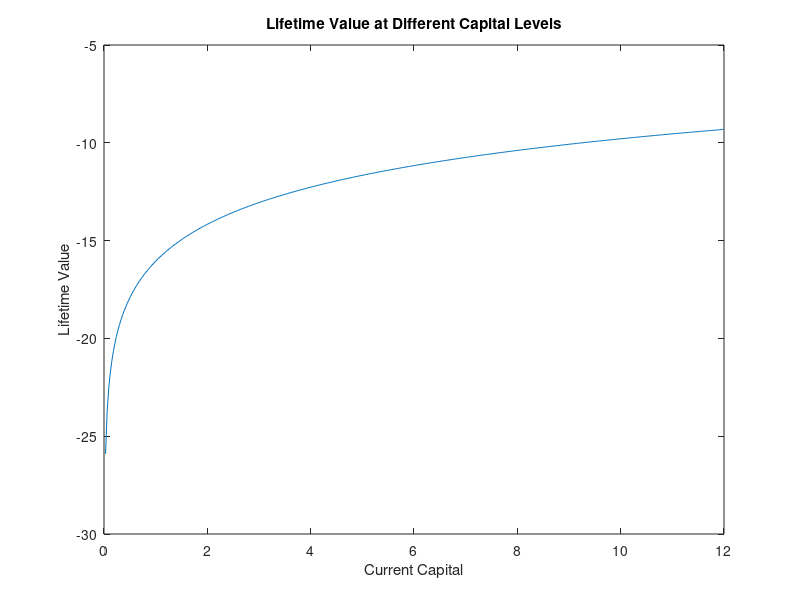
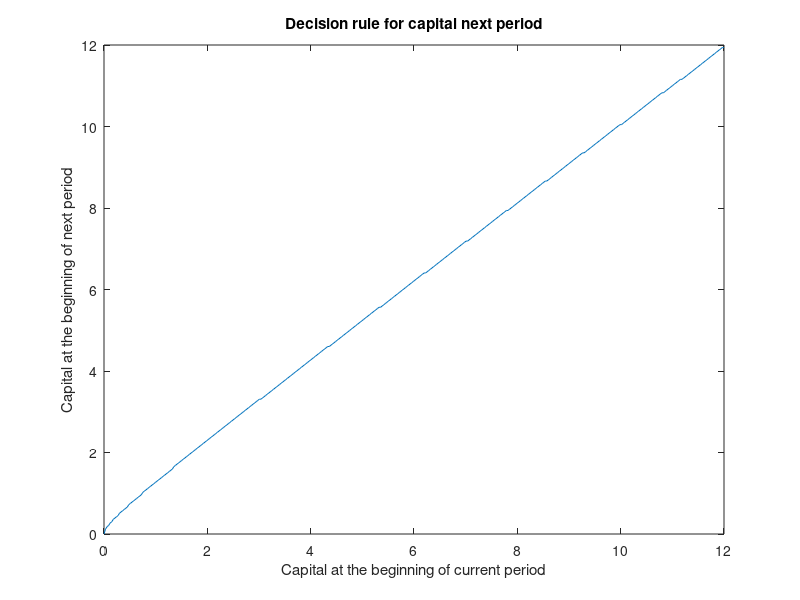
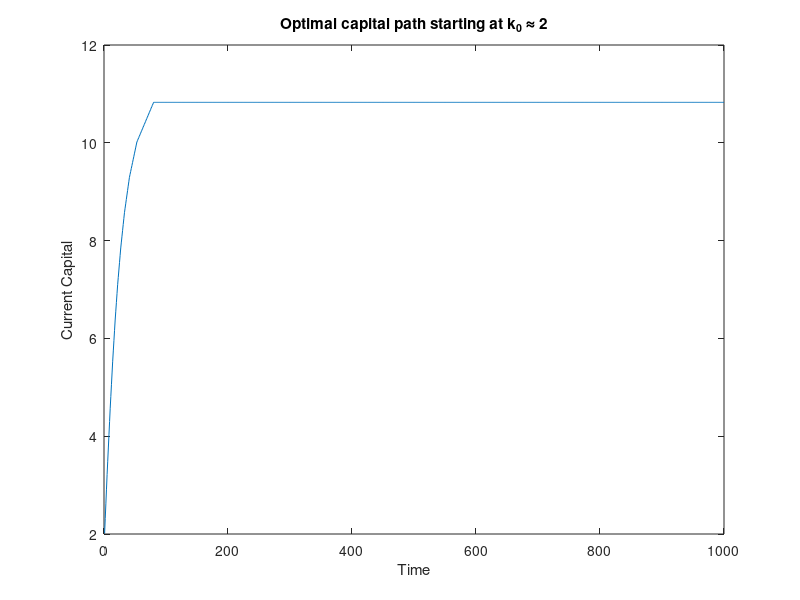

These figures' MATLAB source, in order: (Note: this script raises an error after producing the figures.)
%% Problem Set 2

% Nurfatima Jandarova

clear all
clc

%% Exercise 1.3

% Parameters
betta = 0.95;       % time preference parameter
deltta = 0.025;     % depreciation rate
alphha = 0.36;      % capital share
rhho = 2;           % degree of relative risk aversion
k0 = 2;             % starting level of capital
N = 400;            % number of capital grid-points
tolv = 1e-6;        % tolerance for value function iteration
T = 1000;           % number of time periods to plot capital path

% capital grid
k_grid = linspace(0, 6*k0, N);

% flow utility matrix
c = (k_grid.^alphha + (1-deltta)*k_grid)'*ones(1, N) - ones(N, 1)*k_grid;
c(c<=0) = NaN;
u = (c.^(1-rhho))./(1-rhho);

% Initialize the value function
V_0 = zeros(1,N);
V_1 = zeros(1,N);

% Value Function iteration
err = 1;

while err > tolv
    % Computes all possible value functions for each value of initial capital
    W = u + betta * kron(ones(N, 1), V_0);
    % Finds the maximal value function for each values of initial capital
    [V_1, k_idx] = max(W, [], 2);
    V_1 = V_1';
    err = max(abs(V_0-V_1));
    % Update the guess
    V_0 = V_1;
end

% Plotting the results
% Value function
figure(1)
plot(k_grid, V_1)
xlabel('Current Capital')
ylabel('Lifetime Value')
title('Lifetime Value at Different Capital Levels')

%Decision rule
figure(2)
plot(k_grid, k_grid(k_idx))
xlabel('Capital at the beginning of current period')
ylabel('Capital at the beginning of next period')
title('Decision rule for capital next period')

%%% Optimal path for capital starting at k0 = 2
% find capital grid point closest to k0
[~,idx] = min(abs(k_grid-k0));
% initialize variable for the capital path (should hit 0 in period T+1)
k_path = zeros(1,T);
% "walk" the path using optimal index
% we start by filling the path with indices and then transforming
% those to levels that can be plotted
k_path(1) = idx; % start of at k0
for i = 2:T
  k_path(i) = k_idx(k_path(i-1)); % use optimal capital choice from VFI
  % k_path(i-1) denotes the current position on the capital grid
end
% transform into capital levels
k_path = k_grid(k_path);

%%% Plotting optimal capital path
figure(3)
plot(1:T,k_path)
xlabel('Time')
ylabel('Current Capital')
title('Optimal capital path starting at k_0 \approx 2')

%% Exercise 2.2

% clear all

% Assumptions
rhho = 0.8;         % persistence of productivity shock
sigmma = 0.06;      % se of the error term in AR(1)
S = 5;              % number of points in the Markov chain
m = 2;              % width of Markov process
mmu = 0;            % mean of Markov process
alphha = 1/3;      % capital share
betta = 0.99;       % time preference parameter
deltta = 0.025;     % capital depreciation rate
tolv = 1e-7;        % tolerance for value function iteration
N = 100;            % number of capital grid-points
k0 = 2;             % starting level of capital
T = 200;            % time period for simulation
a0 = 1;             % starting level of productivity
kmax = 2*k_ss;          % upper bound for capital grid

%%% Generate the Markov Transition Matrix
[Z,Zprob] = tauchen(S,mmu,rhho,sigmma,m);

% Capital grid
k_grid = linspace(0, kmax, N);

% Initialize the value function
V_0 = zeros(S,N);
V_1 = zeros(S,N);

% Value Function iteration
err = 1;
U = log(max((kron((k_grid.^alphha)',exp(Z)) + ...
    kron((1 - deltta)*k_grid', ones(S,1)))*ones(1,N) -...
    ones(S*N,1)*k_grid,0));

while err > tolv
    W = U + betta*kron(ones(N,1),Zprob*V_0);
    [V_aux, k_aux] = max(W, [], 2);
    V_1 = reshape(V_aux, S, N);
    k_idx = reshape(k_aux, S, N);
    err = max(max(abs(V_0-V_1)));
    V_0 = V_1;
    disp(['Current error value: ', num2str(err)])
end

figure(4)
plot(k_grid, k_grid(k_idx(1,:)), 'b-', k_grid, k_grid(k_idx(5,:)), 'r-', ...
    k_grid, k_grid, 'k--')
xlabel('Capital at the beginning of current period')
ylabel('Capital at the beginning of next period')
title('Decision rule for capital next period')
legend('ln(a) = -0.2', 'ln(a) = 0.2', '45 degree line', 'Location', 'Best')

figure(5)
plot(1:N, V_1(1,:), 1:N, V_1(2,:), 1:N, V_1(3,:), 1:N, V_1(4,:), 1:N, V_1(5,:))
xlabel('Current Capital')
ylabel('Lifetime Value')
title('Lifetime Value at Different Capital Levels')
legend('ln(a) = -0.2', 'ln(a) = -0.1', 'ln(a) = 0.0', ...
    'ln(a) = 0.1', 'ln(a) = 0.2', 'Location', 'Best')

%% Exercise 2.2.3
%%% Simulate a Markov Chain (starting at z0=0)
% we start out with indices and then transform them into levels
mc     = zeros(1,T);
a_id = zeros(1,T);
[~,a0_id] = min(abs(Z - log(a0)));
a_id(1)  = a0_id; % fix starting point (corresponds to z0=1 - need to change
% depending on the number of states!)
% generate T random numbers on (0,1)
y = rand(1,T);

for i = 2:T
  x = y(i); % uniform random number on (0,1)
  % we move to the LOWEST state q out of (1,...,N) such that the
  % CUMULATIVE probabilities in the relevant row of the transition matrix
  % are STRICTLY above the drawn random number
  cumu_p = cumsum(Zprob(a_id(i-1),:)); % cumulative probabilities
  % pick lowest index such that the cumulative sum up to this index is
  % strictly greater than x
  diff = 0;
  j = 0 ; % start with the first index
  while diff <= 0
    j = j + 1;
    trial = cumu_p(j); % exit loop as soon as the cumulative sum up to the
    % current index exceeds x
    diff = trial - x;
  end
  % once the above loop exits, we have found our next step in the markov chain
  a_id(i) = j;
end
% transform the index chain into the actual markov chain (in levels)
% s is the vector of states
mc = Z(a_id);

%%% Plot the markov chain
figure(6)
plot(1:T,mc)
xlabel('Time')
ylabel('Current State')
title('Simulated Markov Chain with 3 States')

%%% Optimal path for capital starting at k0 = 2, a0 = 2;
% find capital grid point closest to k0
[~,k0_id] = min(abs(k_grid-k0));

% initialize variable for the capital path (should hit 0 in period T+1)
k_path = zeros(1,T);
c_path = zeros(1,T);
k_id = zeros(1,T);
% "walk" the path using optimal index
% we start by filling the path with indices and then transforming
% those to levels that can be plotted
k_id(1) = k0_id;
k_path(1) = k_grid(k0_id); % start of at k0
for i = 2:T
    k_id(i) = k_idx(a_id(i-1), k_id(i-1));
    k_path(i) = k_grid(k_id(i)); % use optimal capital choice from VFI
    c_path(i-1) = exp(mc(i-1))*k_path(i-1)^alphha + ...
        (1-deltta)*k_path(i-1) - k_path(i); % optimal consumption path
    % k_path(i-1) denotes the current position on the capital grid
end
c_path(T) = NaN;
    
%%% Plotting optimal capital path
figure(7)
plot(1:T,k_path)
xlabel('Time')
ylabel('Current Capital')
title('Optimal capital path starting at k_0 \approx 2 and a_0 = 1')

%%% Plotting optimal consumption path
figure(8)
plot(1:T,c_path)
xlabel('Time')
ylabel('Current Consumption')
title('Optimal consumption path starting at k_0 \approx 2 and a_0 = 1')